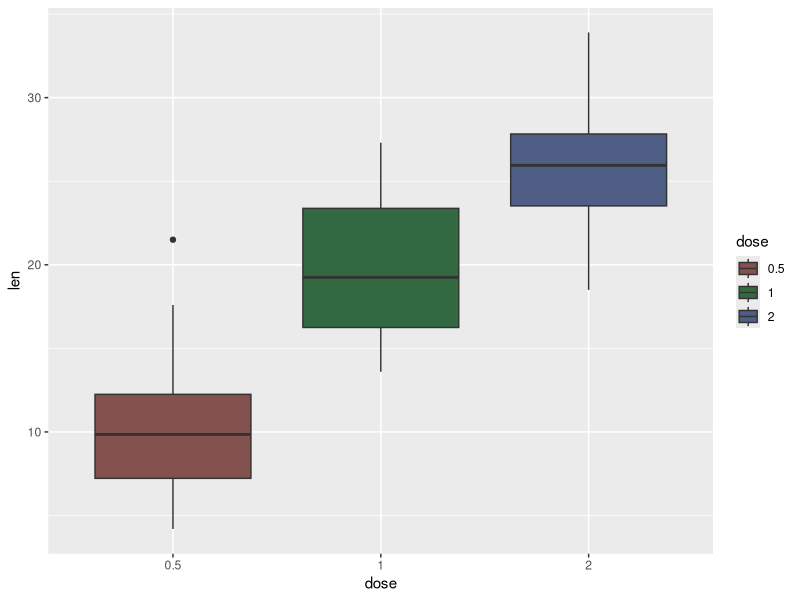
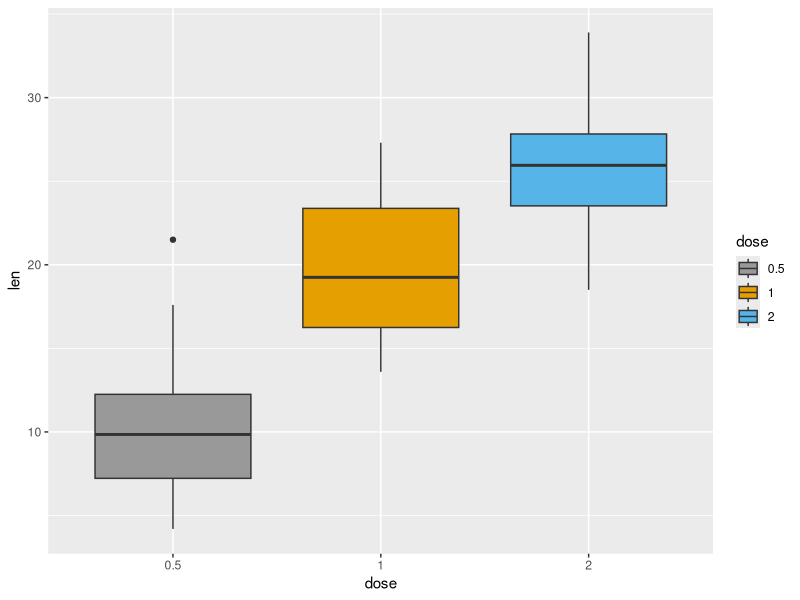
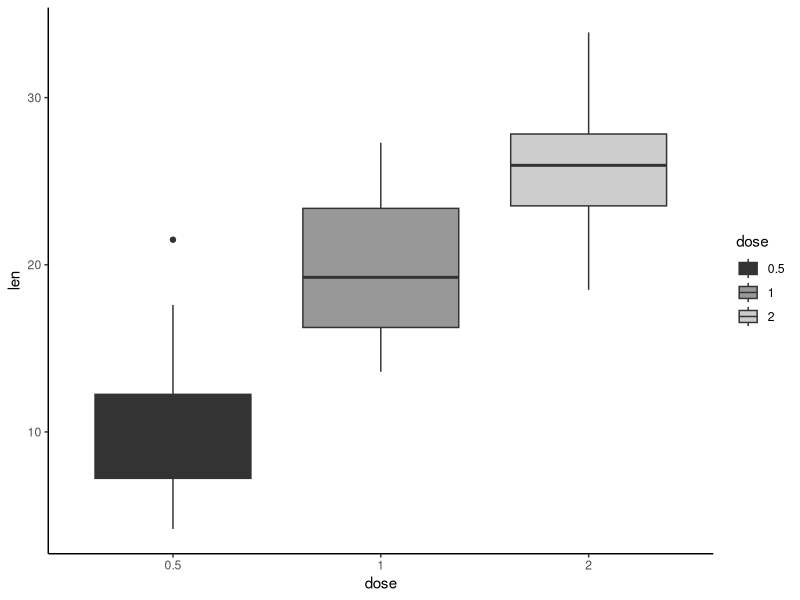
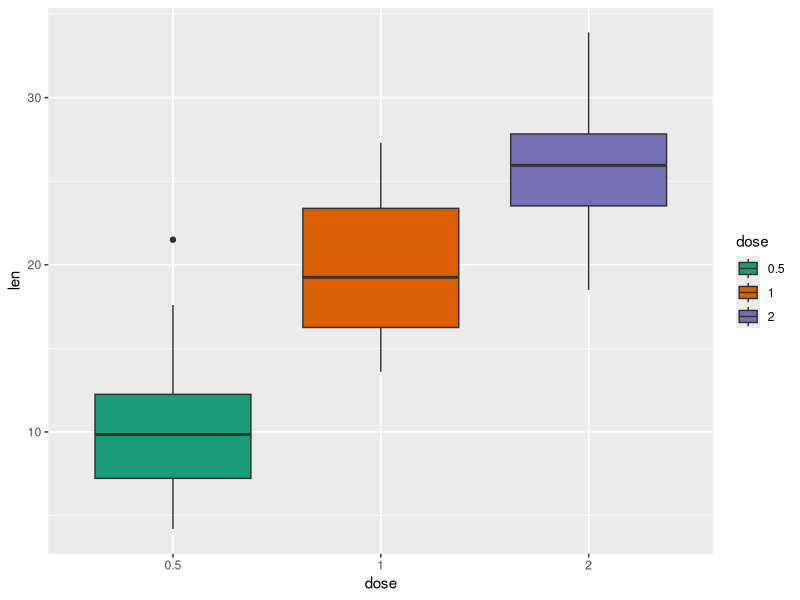

Source code (R) for these figures, in order:
# Loading library
library(tidyverse)

# Looking at dataset
data("ToothGrowth")
View(ToothGrowth)

# Filtering data to see only rows where the dose of vitamin C in 0.5
filtered_tg <- filter(ToothGrowth, dose==0.5)
View(filtered_tg)

# Sorting data by length of tooth
arrange(filtered_tg, len)

# Nested function
arrange(filter(ToothGrowth, dose==0.5), len)

# Using pipe
filtered_toothgrowth <- ToothGrowth %>% 
  filter(dose==0.5) %>%
  arrange(len)
View(filtered_toothgrowth)

# Average tooth length for supplements: OJ and VC
filtered_supplements <- ToothGrowth %>% 
  filter(dose==0.5) %>%
  group_by(supp) %>% 
  summarise(mean_len = mean(len, na.rm = T),.group="drop")
View(filtered_supplements)

# Converting dose columns from numeric to factor variables
ToothGrowth$dose <- as.factor(ToothGrowth$dose)

# Visualizations (different versions)
bp<-ggplot(ToothGrowth, aes(x=dose, y=len, fill=dose)) +
  geom_boxplot()

bp + scale_fill_hue(l=40, c=35)

bp + scale_fill_manual(values=c("#999999", "#E69F00", "#56B4E9"))

bp + scale_fill_grey() + theme_classic()

bp + scale_fill_brewer(palette="Dark2")
